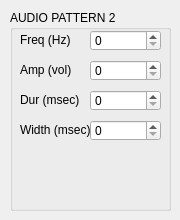
        <widget class="QWidget" name="AudioChan2Tab">
         <attribute name="title">
          <string>2</string>
         </attribute>
         <widget class="QGroupBox" name="AudioGroup_2">
          <property name="geometry">
           <rect>
            <x>10</x>
            <y>10</y>
            <width>161</width>
            <height>201</height>
           </rect>
          </property>
          <property name="title">
           <string>AUDIO PATTERN 2</string>
          </property>
          <widget class="QSpinBox" name="AudioFreq_2">
           <property name="geometry">
            <rect>
             <x>80</x>
             <y>20</y>
             <width>71</width>
             <height>21</height>
            </rect>
           </property>
           <property name="maximum">
            <number>999999</number>
           </property>
          </widget>
          <widget class="QLabel" name="AudioFreqLabel_2">
           <property name="geometry">
            <rect>
             <x>10</x>
             <y>22</y>
             <width>61</width>
             <height>16</height>
            </rect>
           </property>
           <property name="text">
            <string>Freq (Hz)</string>
           </property>
          </widget>
          <widget class="QSpinBox" name="AudioAmp_2">
           <property name="geometry">
            <rect>
             <x>80</x>
             <y>50</y>
             <width>71</width>
             <height>21</height>
            </rect>
           </property>
           <property name="maximum">
            <number>999999</number>
           </property>
          </widget>
          <widget class="QLabel" name="AudioAmpLabel_2">
           <property name="geometry">
            <rect>
             <x>10</x>
             <y>52</y>
             <width>61</width>
             <height>16</height>
            </rect>
           </property>
           <property name="text">
            <string>Amp (vol)</string>
           </property>
          </widget>
          <widget class="QSpinBox" name="AudioDur_2">
           <property name="geometry">
            <rect>
             <x>80</x>
             <y>80</y>
             <width>71</width>
             <height>21</height>
            </rect>
           </property>
           <property name="maximum">
            <number>999999</number>
           </property>
          </widget>
          <widget class="QLabel" name="AudioDurLabel_2">
           <property name="geometry">
            <rect>
             <x>10</x>
             <y>82</y>
             <width>61</width>
             <height>16</height>
            </rect>
           </property>
           <property name="text">
            <string>Dur (msec)</string>
           </property>
          </widget>
          <widget class="QSpinBox" name="AudioWidth_2">
           <property name="geometry">
            <rect>
             <x>80</x>
             <y>110</y>
             <width>71</width>
             <height>21</height>
            </rect>
           </property>
           <property name="maximum">
            <number>999999</number>
           </property>
          </widget>
          <widget class="QLabel" name="AudioWidthLabel_2">
           <property name="geometry">
            <rect>
             <x>10</x>
             <y>112</y>
             <width>71</width>
             <height>16</height>
            </rect>
           </property>
           <property name="text">
            <string>Width (msec)</string>
           </property>
          </widget>
         </widget>
        </widget>
